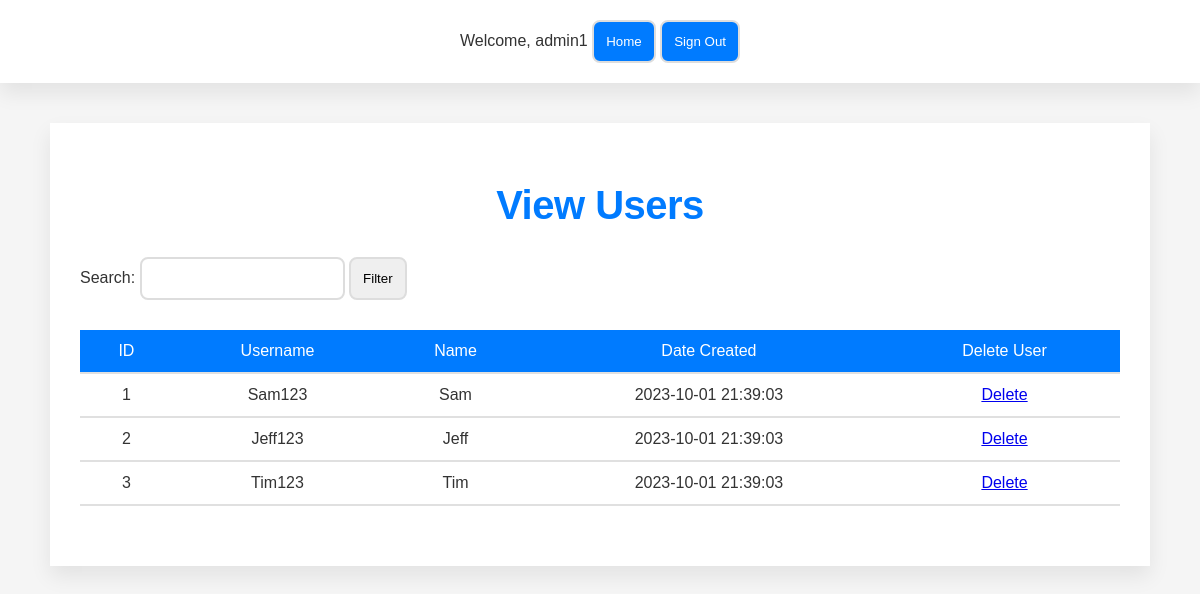
Page /www/admin/view_users.php (signed in) on the committed database.
### tables this page shows
CREATE TABLE `User` (
  `userId` int NOT NULL AUTO_INCREMENT,
  `name` varchar(255) NOT NULL,
  `username` varchar(255) DEFAULT NULL,
  `password` varchar(255) NOT NULL,
  `role` enum('user','admin') DEFAULT 'user',
  `createdDate` datetime DEFAULT CURRENT_TIMESTAMP,
  PRIMARY KEY (`userId`),
  UNIQUE KEY `username` (`username`)
);

### www/admin/view_users.php (the view, shortened to what this page needs)
<?php
$conn = new mysqli($servername, $username, $password, $dbname);
$filter = "";
$sql = "SELECT * FROM User WHERE role = 'user'";
$result = $conn->query($sql);
?>
<html>
<head>
    <link rel="stylesheet" type="text/css" href="../common/style/style.css">
</head>
<body>
    <header>
        <?php include '../common/navbar.php'; ?>
    </header>
    <main>
        <h1>View Users</h1>
        <form action="view_users.php" method="POST">
            <div>
                Search: <input type="text" name="filter" value="<?php echo $filter; ?>" />
                <input type="submit" value="Filter" />
            </div>
        </form>
        <table>
            <tr>
                <th>ID</th>
                <th>Username</th>
                <th>Name</th>
                <th>Date Created</th>
                <th>Delete User</th>
            </tr>
            <?php
            if ($result->num_rows > 0) {
                while ($row = $result->fetch_assoc()) {
                    echo "<tr>";
                    echo "<td>" . $row["userId"] . "</td>";
                    echo "<td>" . $row["username"] . "</td>";
                    echo "<td>" . $row["name"] . "</td>";
                    echo "<td>" . $row["createdDate"] . "</td>";
                    echo "<td><a href='delete_user.php?userId=".$row["userId"]."'>Delete</a></td>";
                    echo "</tr>";
                }
            } else {
                echo "0 results";
            }
            ?>
        </table>
    </main>
</body>
</html>

### www/common/style/style.css (style rules this page uses)
:root { --main-blue: #007BFF; --hover-blue: #0056b3; --soft-gray: #F5F5F5; --text-gray: #333; --border-gray: #E0E0E0; --input-border-gray: #DDD; --transition-speed: 0.3s; }
* { box-sizing: border-box; margin: 0; padding: 0; font-family: 'Poppins', sans-serif; }
body { background-color: var(--soft-gray); color: var(--text-gray); line-height: 1.6; font-size: 16px; }
main { max-width: 1100px; margin: 40px auto; padding: 30px; background-color: #FFF; box-shadow: 0 10px 20px rgba(0, 0, 0, 0.08); }
h1 { text-align: center; padding: 20px 0; font-size: 2.5em; color: var(--main-blue); font-weight: 600; letter-spacing: -0.5px; }
header { background-color: #FFF; box-shadow: 0 10px 20px rgba(0, 0, 0, 0.08); padding: 20px 0; text-align: center; }
table { width: 100%; margin: 30px 0; border-collapse: collapse; }
td, th { padding: 12px 15px; border-bottom: 2px solid var(--border-gray); text-align: center; }
th { background-color: var(--main-blue); color: #FFF; font-weight: 500; }
form, form.div { display: grid; grid-template-columns: max-content 1fr; grid-gap: 20px 1em; text-align: center; margin: auto; }
input, button, select, textarea, .delete-button { grid-column: 2 / 3; padding: 12px; border: 2px solid var(--input-border-gray); border-radius: 8px; transition: border-color var(--transition-speed); }

### rows in the picture
user: userId "1", username "Sam123", name "Sam", createdDate "2023-10-01 21:39:03"
user: userId "2", username "Jeff123", name "Jeff", createdDate "2023-10-01 21:39:03"
user: userId "3", username "Tim123", name "Tim", createdDate "2023-10-01 21:39:03"

### other values in the picture
$_SESSION['username'] "admin1"
